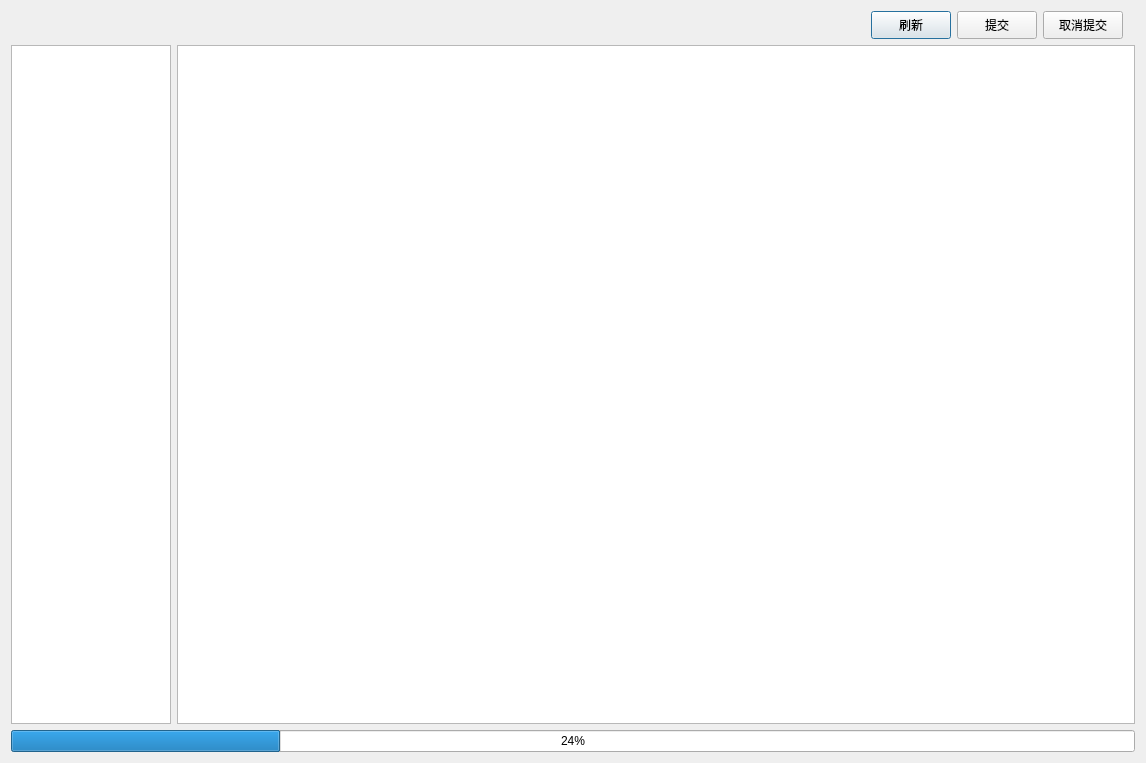
<?xml version="1.0" encoding="UTF-8"?>
<ui version="4.0">
 <class>UserPanel</class>
 <widget class="QDialog" name="UserPanel">
  <property name="geometry">
   <rect>
    <x>0</x>
    <y>0</y>
    <width>1146</width>
    <height>763</height>
   </rect>
  </property>
  <property name="windowTitle">
   <string>项目进度面板</string>
  </property>
  <layout class="QVBoxLayout" name="verticalLayout">
   <item>
    <layout class="QHBoxLayout" name="horizontalLayout">
     <property name="leftMargin">
      <number>15</number>
     </property>
     <property name="rightMargin">
      <number>12</number>
     </property>
     <item>
      <spacer name="horizontalSpacer">
       <property name="orientation">
        <enum>Qt::Horizontal</enum>
       </property>
       <property name="sizeHint" stdset="0">
        <size>
         <width>40</width>
         <height>20</height>
        </size>
       </property>
      </spacer>
     </item>
     <item>
      <widget class="QPushButton" name="shua_btn">
       <property name="minimumSize">
        <size>
         <width>0</width>
         <height>28</height>
        </size>
       </property>
       <property name="text">
        <string>刷新</string>
       </property>
      </widget>
     </item>
     <item>
      <widget class="QPushButton" name="up_data_btn">
       <property name="minimumSize">
        <size>
         <width>0</width>
         <height>28</height>
        </size>
       </property>
       <property name="text">
        <string>提交</string>
       </property>
      </widget>
     </item>
     <item>
      <widget class="QPushButton" name="no_up_btn">
       <property name="minimumSize">
        <size>
         <width>0</width>
         <height>28</height>
        </size>
       </property>
       <property name="text">
        <string>取消提交</string>
       </property>
      </widget>
     </item>
    </layout>
   </item>
   <item>
    <layout class="QHBoxLayout" name="horizontalLayout_2" stretch="0,10">
     <item>
      <widget class="QListWidget" name="project_list">
       <property name="maximumSize">
        <size>
         <width>160</width>
         <height>16777215</height>
        </size>
       </property>
      </widget>
     </item>
     <item>
      <widget class="QTableWidget" name="project_table"/>
     </item>
    </layout>
   </item>
   <item>
    <widget class="QProgressBar" name="project_progress">
     <property name="value">
      <number>24</number>
     </property>
    </widget>
   </item>
  </layout>
 </widget>
 <resources/>
 <connections/>
</ui>
